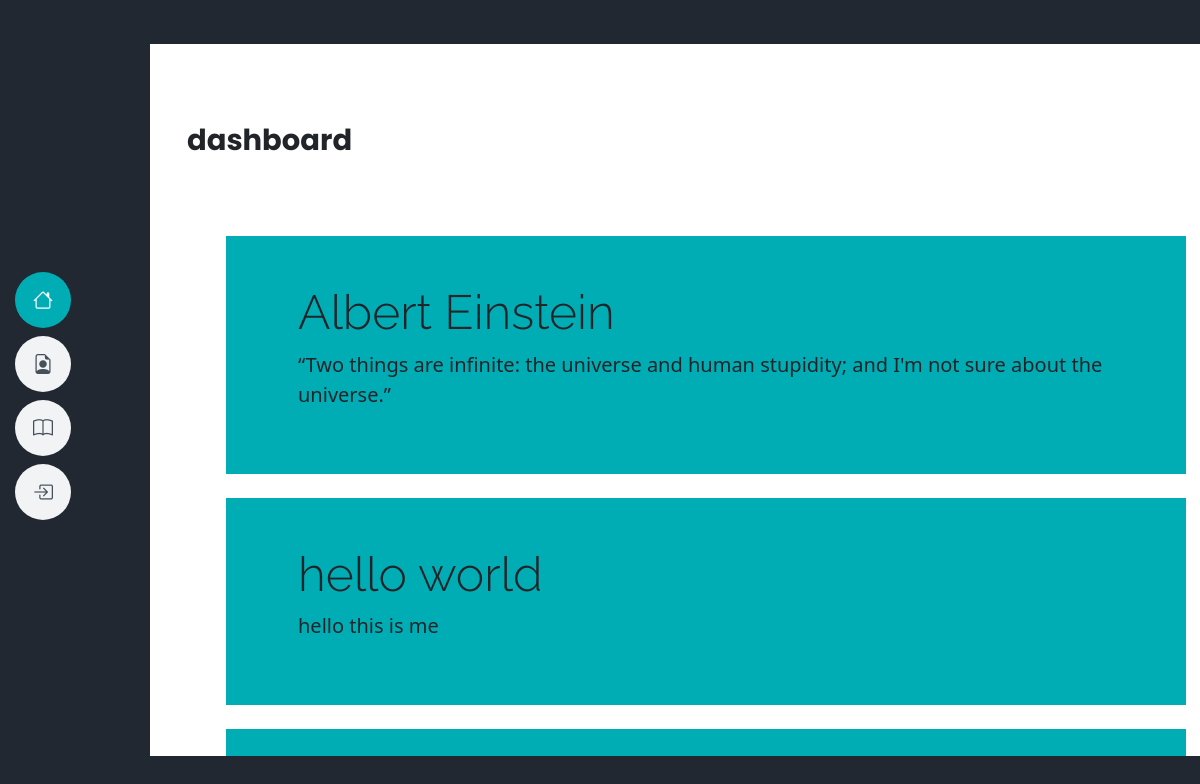
/dashboard/, run on the app's committed database.
### authapp/models.py (models this page shows)
class Post(models.Model):
 title = models.CharField(max_length=150)
 desc = models.TextField()

### authapp/views.py (the view)
# urls.py: path('dashboard/',views.dashboard,name='dashboard'),
def dashboard(request):
    posts = Post.objects.all()
    return render(request,'dashboard.html',{'posts':posts})

### templates/dashboard.html
{% extends 'nav.html' %}
{% load static %}
{% block content %}
<div class="col-sm-10">
 <h3 class="dash my-5">dashboard</h3>
  {% for post in posts %}
    <div class="jumbotron jumbotron-fluid jumbo-color p-5" style="background-color: #00ADB5; margin-left: 76px; width:80vw">
      <div class="container">
        <h3 class="display-5 font-weight-bold text-dark">{{post.title}}</h3>
        <p class="lead">{{post.desc}}</p>
      </div>
    </div>
    <br>
    {% endfor %}
</div>
{% endblock content %}

### static/images/d.css (style rules this page uses)
h1, h2, h3, h4, h5, h6 { font-family: "Raleway", sans-serif; }
.dash { color: var(--color-3, 222831); font-family: Poppins; font-size: 29px; font-style: normal; font-weight: 700; line-height: 96px; margin-left: 37px; }

### data on the page
Post: title "Albert Einstein", desc "“Two things are infinite: the universe and human stupidity; and I'm not sure about the universe.”"
Post: title "hello world", desc "hello this is me"
